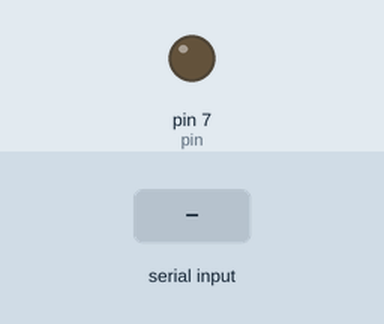
The sketch below on a simulated Arduino Uno, built with avr-gcc and run on an emulated ATmega328P. Shown: output pins drawn as LEDs (lit = HIGH). Inputs (shaded band) come from the test bench. What the sketch prints to the serial monitor is not drawn.

Above: at 1.2 s.
1.3 s: "E" received over Serial
At 3.2 s:
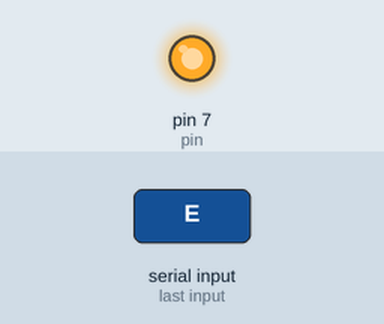
3.8 s: "A" received over Serial
At 5.1 s:
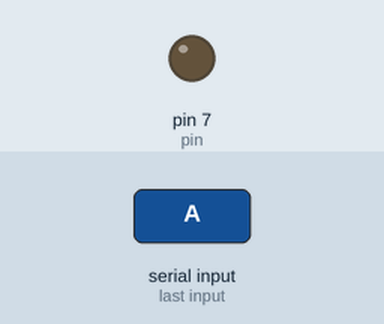
Timing chart, 0 to 6.8 s (numbered marks = the images above; inputs shaded):
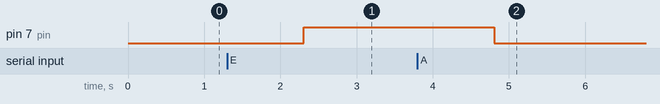

The sketch:

Prueba_BT.ino
```cpp
int pin = 7;
void setup(){
  pinMode(pin,OUTPUT);
  Serial.begin(9600);
}
void loop(){
  String val;
  if( Serial.available()){
    val = Serial.readString();
    if( val == "E"){
      digitalWrite(pin,HIGH);
      Serial.println("LED: ON");
    }else if( val == "A"){
      digitalWrite(pin,LOW);
      Serial.println("LED: OFF");
    }
  }else
    Serial.println("AAA");
}
```

Measured:
- after the input at 1.3 s, pin 7 (pin): LOW → HIGH after 1.0 s
- after the input at 3.8 s, pin 7 (pin): HIGH → LOW after 1.0 s
